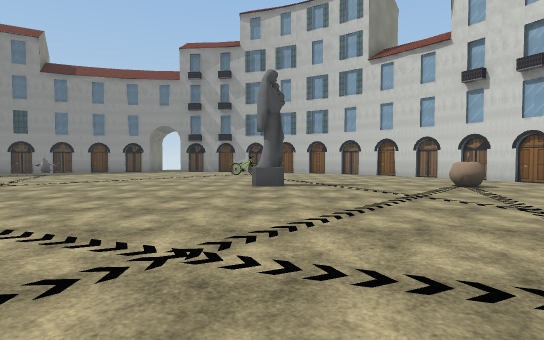
view 1 (above)

20 first-person views from a walk through a scene from a Unity 3-D project. The camera is 1.3 m above the floor, tilts 2° down and sees 80° across. The floor is counted in squares, 2 m on a side. Each view is taken from the middle of a square. On the plan, view 1 faces up. The plan holds only what a view shows up to about 10 squares ahead; the rest is blank. The player character is not drawn. Some surface patterns are stand-ins.

view 2
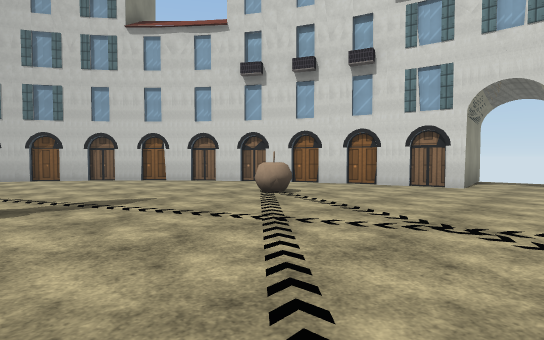

view 3
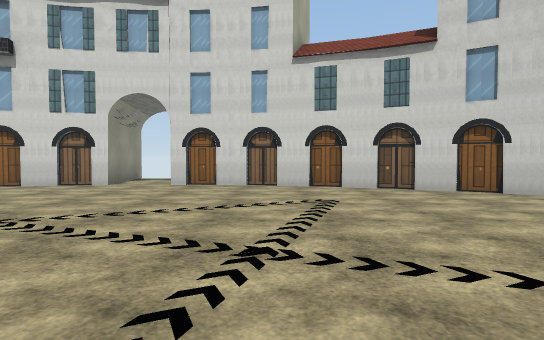

view 4
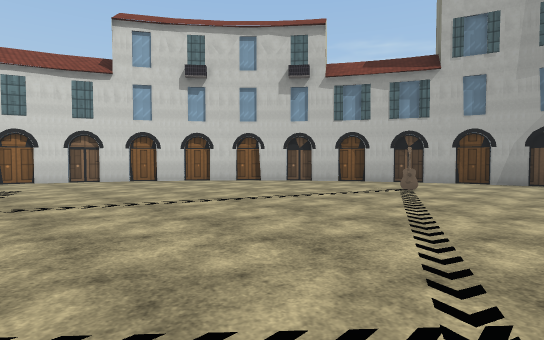

view 5
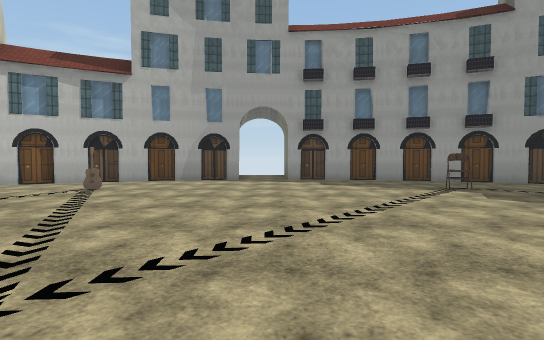

view 6
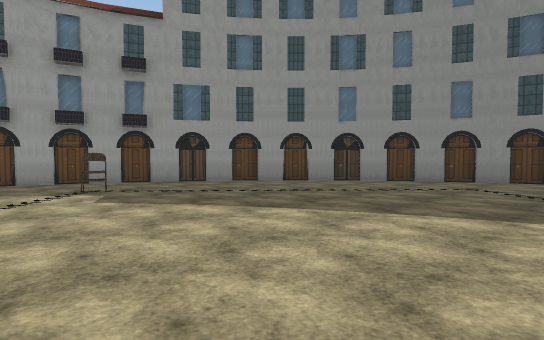

view 7
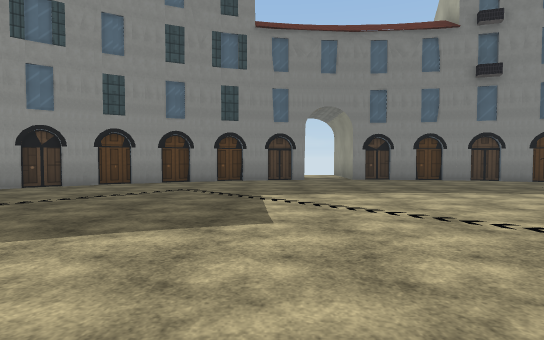

view 8
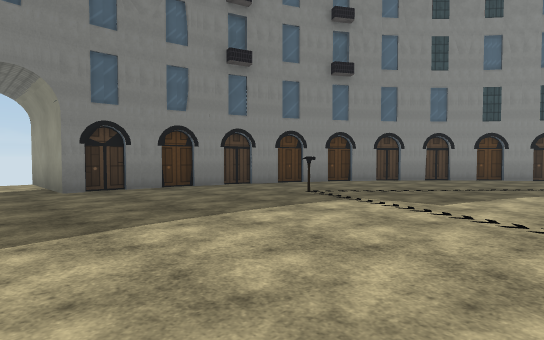

view 9
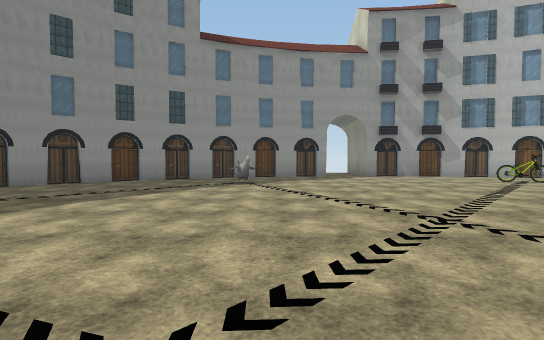

view 10
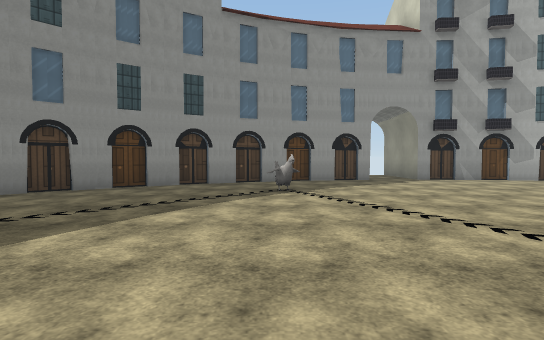

view 11
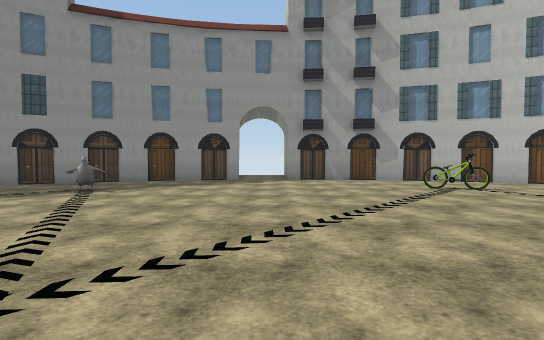

view 12
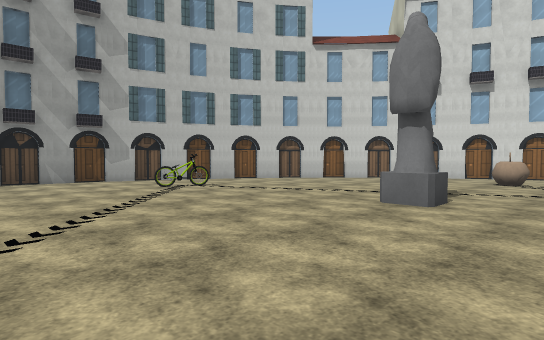

view 13
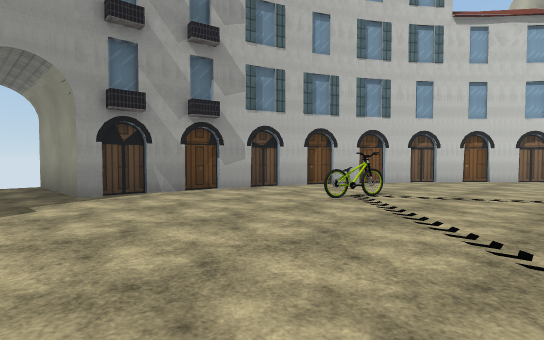

view 14
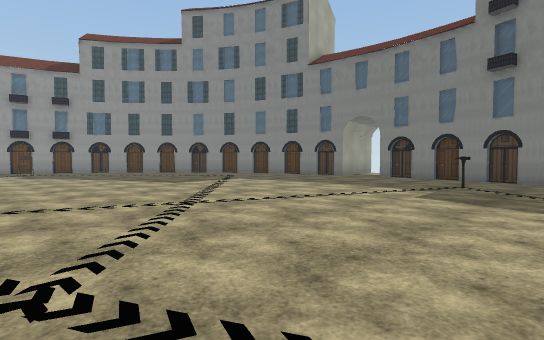

view 15
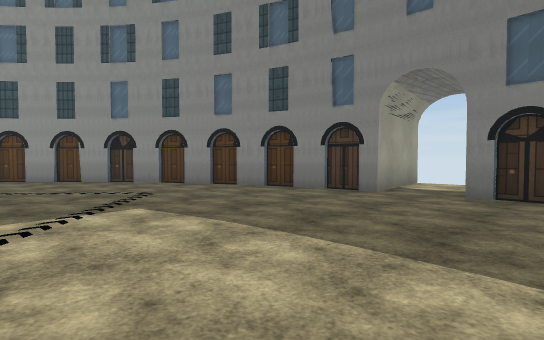

view 16
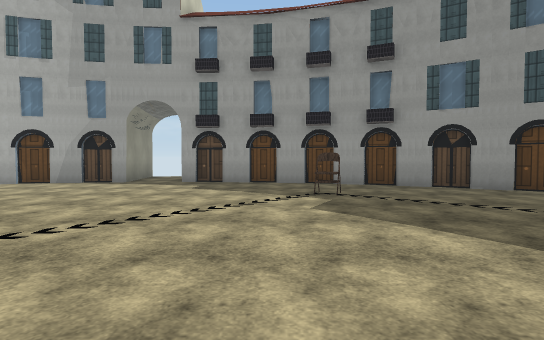

view 17
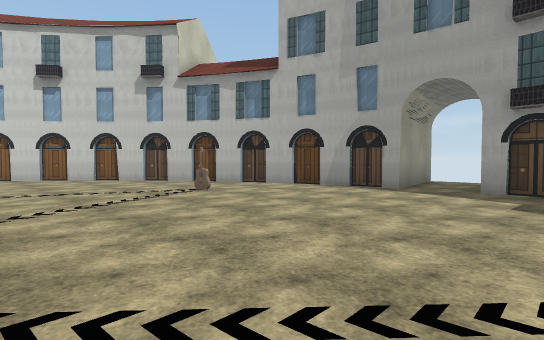

view 18
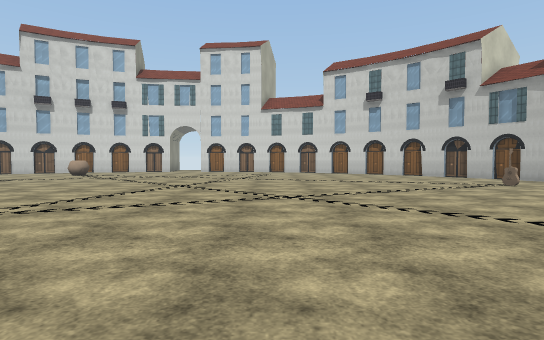

view 19
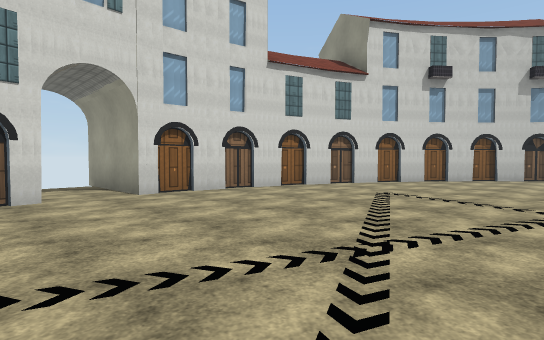

view 20
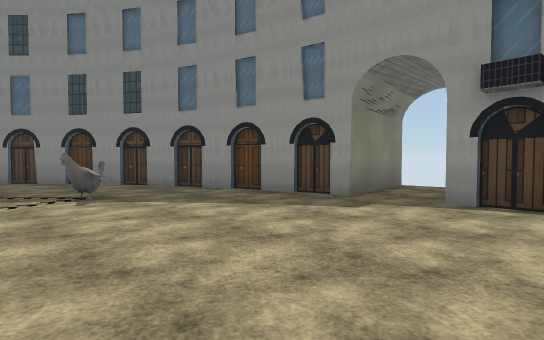

### Floor plan
Points are (right, up) in squares from view 1. A wall is a line through its corners. A room is listed if a view was taken in it or the views show most of it. See-through windows are left out.
Room 1 (views 1, 2, 3, 4, 5, 6, 7, 8, 9, 10, 11, 12, 13, 14, 15, 16, 17, 18, 19, 20)
walls: (-14, 11.8) (-15, 10.6); (-12.8, 13) (-14.1, 11.7); (-15.7, 9.3) (-16.4, 7.8); (-14.9, 10.7) (-15.8, 9.2); (-8.7, 15.4) (-10.2, 14.8); (-16.3, 8) (-16.9, 6.1); (-11.3, 14.2) (-12.9, 12.9); (-16.8, 6.3) (-17, 5.2); (-9.9, 15) (-11.5, 14); (-17, 5.3) (-17.1, 3.5) (-20, 3.5); (-7.3, 15.9) (-8.9, 15.4); (-16.8, 0.7) (-16.2, -1.3); (-2.1, 16) (-4.5, 16.2) (-4.5, 19); (-1, 15.7) (-2.2, 15.9); (-16.3, -1.2) (-15.6, -2.5) (-15, -3.6); (1.6, 14.6) (-0.2, 15.4) (-1.3, 15.7); (2.6, 14) (1.3, 14.7); (-15.2, -3.4) (-13.8, -5); (-13.9, -5) (-13, -5.8); (3.9, 13) (2.5, 14.1); (5.1, 11.7) (3.8, 13.1); (-13.1, -5.8) (-11.5, -7); (-9.2, -8.1) (-8.7, -8.3); (-11.6, -7) (-10, -7.9); (6.6, 9.5) (6.1, 10.4); (6.2, 10.3) (5.1, 11.8); (-10.1, -7.8) (-9, -8.3) (-7, -8.9); (7.2, 8.2) (6.6, 9.6); (-7.1, -8.8) (-6.2, -9); (-6.3, -9) (-4.5, -9.2); (7.8, 0.7) (8.1, 2.1); (4.6, -5.1) (5.4, -4.2); (-3, -9.1) (-1.8, -8.8); (8.1, 2) (8.1, 3.5) (11, 3.5); (6.2, -3.1) (6.6, -2.5); (-1.9, -8.9) (-0.1, -8.4); (1.5, -7.6) (2.8, -6.8); (2.9, -6.7) (4.7, -5.1); (5.4, -4.3) (6.3, -3); (7.4, -0.9) (7.9, 0.8); (6.6, -2.6) (7.4, -0.8); (-0.3, -8.5) (1.6, -7.6); (-6.4, 18.9) (-6, 16.1) (-7.5, 15.8); (-19.9, 1.6) (-17.1, 2) (-16.8, 0.5); (10.8, 5.4) (8.1, 5) (7.8, 6.4) (7.2, 8.3)
ways out: opening at (-4, -9)
objects: other object (-14, 7); chair (-8, -6); bicycle (-1, 13); other object (0, 8); apple (4, 7)

Positions as (right, up) in squares from view 1, and headings:
1: (0, 0), facing up
2: (0, 3), facing up-right
3: (0, 1), facing right
4: (-3, 1), facing down-right
5: (-4, 1), facing down
6: (-6, 1), facing down-left
7: (-7, 1), facing left
8: (-10, 2), facing up-left
9: (-8, 4), facing up
10: (-9, 6), facing up
11: (-5, 6), facing up
12: (-5, 6), facing up-right
13: (-6, 10), facing up-right
14: (-6, 9), facing down-left
15: (-11, 5), facing down-left
16: (-7, 0), facing down
17: (-6, -2), facing down-right
18: (-8, 0), facing right
19: (2, 6), facing down-right
20: (-3, 11), facing up-left
